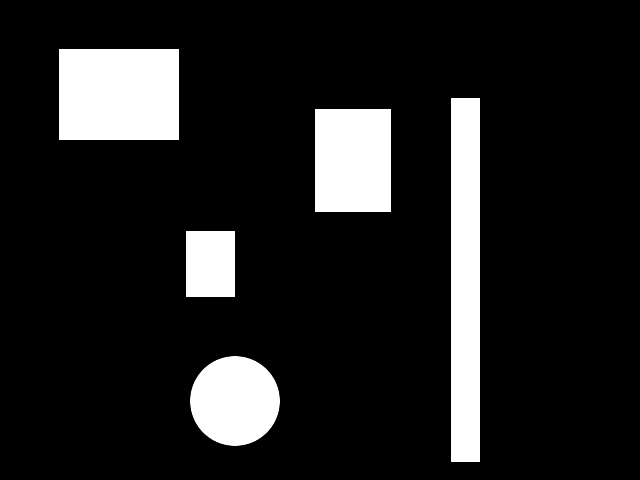
#> input picture rsc/teste2.png, 640 x 480 px
$ python ex04.py ../rsc/teste2.png
#> lines starting #> are read from the running program, lines starting #| are printed output that depends on the picture
### src/main.py
# coding=utf-8
import numpy as np
import cv2

def gamma_correction(img, gamma):
    lut = (((np.arange(256, dtype=np.float32) / 255) ** gamma) * 255).astype(np.uint8)
    result = lut[img]
    return result


def invert_image(img):
    return img[::-1, ::-1]


# [7 lines left out: function create_diagonal_gradient, not called in this run]


def blend(img1, img2):
    img = (np.uint8)((img1 + img2) / 2)
    return img

# [7 lines left out: function hsv_disc, not called in this run]

### test/ex04.py
# coding=utf-8
import numpy as np
import cv2
import sys
sys.path.insert(0, '../src')
import main

# GRAY SCALE
img_gray = cv2.imread(sys.argv[1], 0)
#> img_gray is the input picture: shape (480, 640); min 0, max 255, mean 32.3

result1 = main.gamma_correction(img_gray, 0.5)
result2 = main.gamma_correction(img_gray, 1)
result3 = main.gamma_correction(img_gray, 2)

result = np.hstack((np.hstack((result1, result2)), result3))
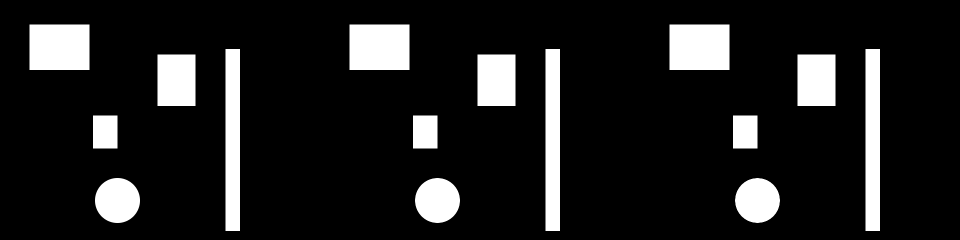
#> result: shape (480, 1920) (shown at 1/2 size); min 0, max 255, mean 32.3

cv2.imshow('img_gray', result)
cv2.waitKey(0)

# RGB
img_rgb = cv2.imread(sys.argv[1])

result1 = main.gamma_correction(img_rgb, 0.5)
cv2.imwrite('imagem.png', result1)
result2 = main.gamma_correction(img_rgb, 1)
result3 = main.gamma_correction(img_rgb, 2)

result = np.hstack((np.hstack((result1, result2)), result3))
#> result: shape (480, 1920, 3)

cv2.imshow('img_rgb', result)
cv2.waitKey(0)

# HSI
img_hsv = cv2.cvtColor(cv2.imread(sys.argv[1]), cv2.COLOR_BGR2HSV)
#> img_hsv: shape (480, 640, 3); mean H, S, V 0, 0, 32.3

h = img_hsv[:,:,0]
#> h: shape (480, 640); every value is 0
s = img_hsv[:,:,1]
v = img_hsv[:,:,2]

v1 = main.gamma_correction(v, 0.5)
v2 = main.gamma_correction(v, 1)
v3 = main.gamma_correction(v, 2)

result1 = cv2.cvtColor(np.dstack((h,s,v1)), cv2.COLOR_HSV2BGR)
result2 = cv2.cvtColor(np.dstack((h,s,v2)), cv2.COLOR_HSV2BGR)
result3 = cv2.cvtColor(np.dstack((h,s,v3)), cv2.COLOR_HSV2BGR)

result = np.hstack((np.hstack((result1, result2)), result3))

cv2.imshow('img_hsv', result)
cv2.waitKey(0)

cv2.destroyAllWindows()

$ run again, on rsc/guardaChuva.jpg
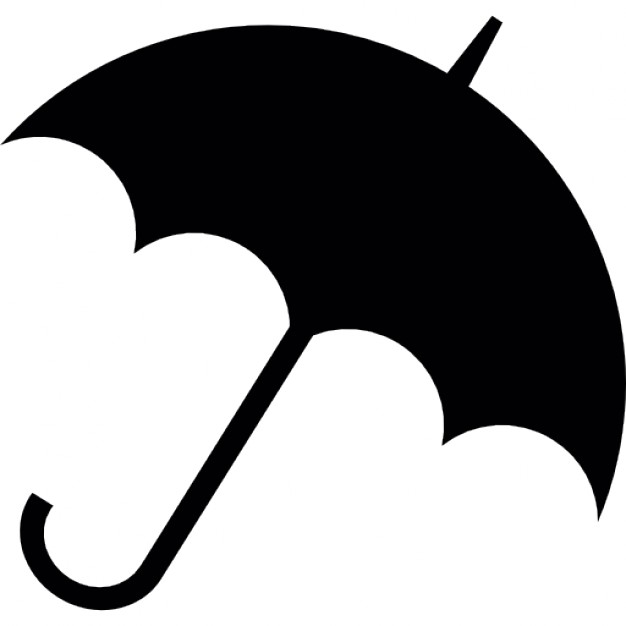
#> input picture rsc/guardaChuva.jpg, 626 x 626 px
#> img_rgb is the input picture: shape (626, 626, 3); mean B, G, R 156.7, 155.9, 155.9
#> in gamma_correction (call 4), `result = lut[img]`:
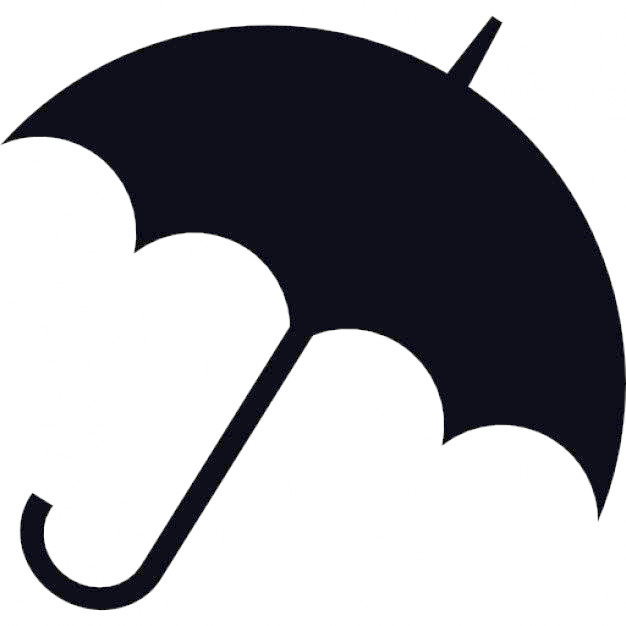
#> result: shape (626, 626, 3); mean B, G, R 166.4, 161.8, 161.8
#> img_hsv: shape (626, 626, 3); mean H, S, V 45.9, 64, 156.7
#> `s = img_hsv[:,:,1]`:
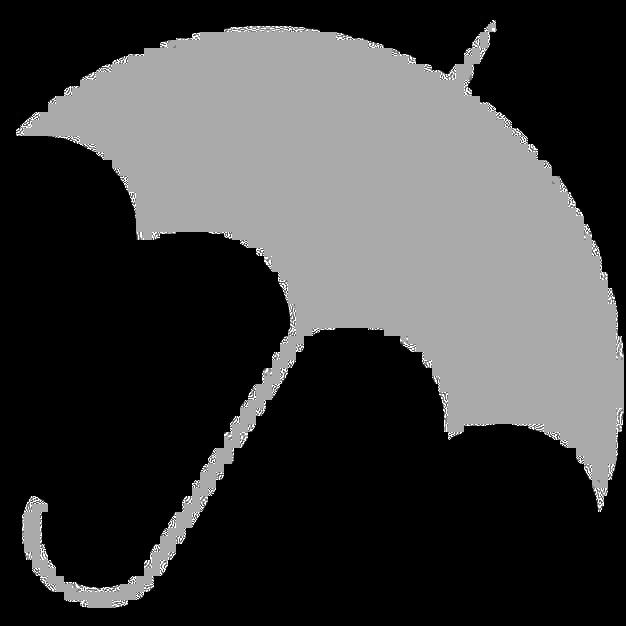
#> s: shape (626, 626); min 0, max 255, mean 64
